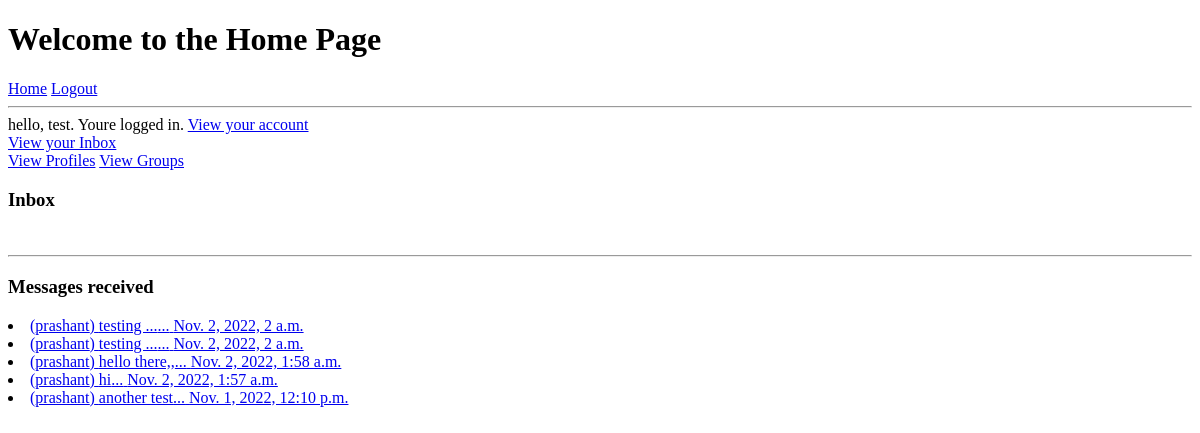
The page /inbox/ (signed in) on the database as committed earlier.
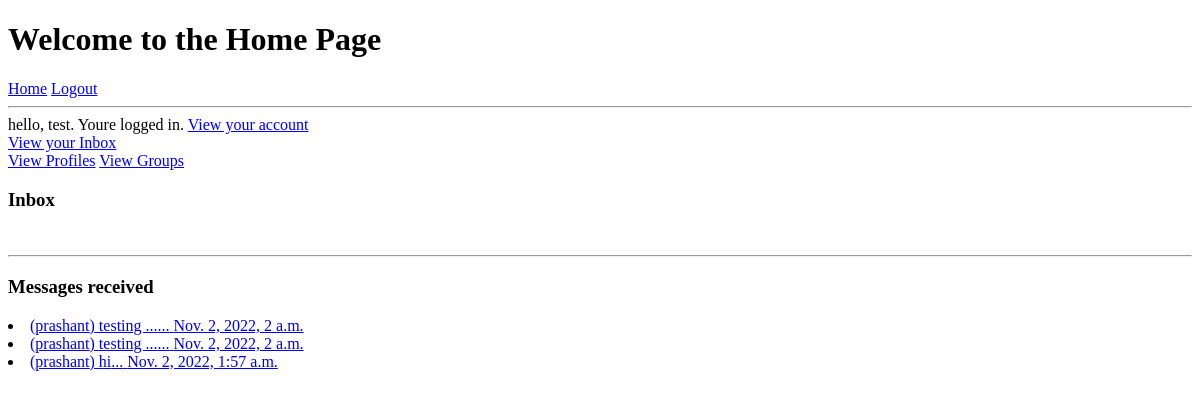
The same page on the database as committed later.
### base/models.py (models this page shows, shortened)
class Message(models.Model):
    id = models.UUIDField(default=uuid.uuid4, unique=True,
                          primary_key=True, editable=False)
    sender = models.ForeignKey(
        Profile, on_delete=models.CASCADE, null=True, blank=True)
    recipient = models.ForeignKey(
        Profile, on_delete=models.CASCADE, null=True, blank=True, related_name='messages')
    body = models.TextField()
    is_read = models.BooleanField(default=False, null=True)
    created = models.DateTimeField(auto_now_add=True)
    class Meta:
        ordering = ['is_read', '-created']

class Profile(models.Model):
    id = models.UUIDField(default=uuid.uuid4, unique=True,
                          primary_key=True, editable=False)
    user = models.OneToOneField(
        User, on_delete=models.CASCADE, null=True, blank=True)
    first_name = models.CharField(max_length=100, blank=True, null=True)
    last_name = models.CharField(max_length=100, blank=True, null=True)
    username = models.CharField(max_length=100, blank=True, null=True)
    bio = models.CharField(max_length=300, blank=True, null=True)
    location = models.CharField(max_length=100, blank=True, null=True)
    profile_image = models.ImageField(
        blank=True, null=True, default=None, upload_to=profile_rename_upload)
    phone = models.IntegerField(blank=True, null=True)
    email = models.EmailField(max_length=55, blank=True, null=True)
    dob = models.DateField(null=True, blank=True)
    gender = models.CharField(choices=GENDER_TYPE, max_length=10)

### base/views.py (the view)
# urls.py: path('inbox/', views.getInbox),
def inbox(request):
    profile = request.user.profile
    messageRequests = profile.messages.all()
    unreadCount = messageRequests.filter(is_read=False).count()
    context = {'messageRequests': messageRequests, 'unreadCount': unreadCount}
    return render(request, 'base/inbox.html', context)

### base/templates/base/inbox.html
{% extends 'index.html' %}
{% block content %}
<h3>Inbox</h3>
<br>
<hr>
<h3>Messages received</h3>
{% for message in messageRequests %}
{% if message.is_read == False %}
<li>
    {% else %}
<li>
    {% endif %}
    <a href="{% url 'message' message.id %}">
        <span>({{message.sender.username}})</span>
        <span>{{message.body|slice:'50'}}...</span>
        <span>{{message.created}}</span>
    </a>
</li>
{% endfor %}
{% endblock %}

### templates/index.html (shortened to what this page needs)
{% load static %}
<!DOCTYPE html>
<html lang="en">
<head>
</head>
<body>
    <h1>Welcome to the Home Page</h1>
    <a href="{% url 'index' %}">Home</a>
    {% if request.user.is_authenticated %}
    <a href="{% url 'logout' %}">Logout</a>
    <br>
    <hr>
    hello, {{request.user.username}}. Youre logged in.
    <a href="{% url 'account' %}">View your account</a> <br>
    <a href="{% url 'inbox' %}">View your Inbox</a> <br>
    <a href="{% url 'profiles' %}">View Profiles</a>
    <a href="{% url 'groups' %}">View Groups</a>
    {% else %}
    <a href="{% url 'login' %}">Login</a>
    {% endif %}
    {% block content %}
    {% endblock %}
</body>
</html>

Rows that differ between the two databases and show on the page:
removed Message: sender.username "prashant", body "hello there,,", created "Nov. 2, 2022, 1:58 a.m."
removed Message: sender.username "prashant", body "another test", created "Nov. 1, 2022, 12:10 p.m."
